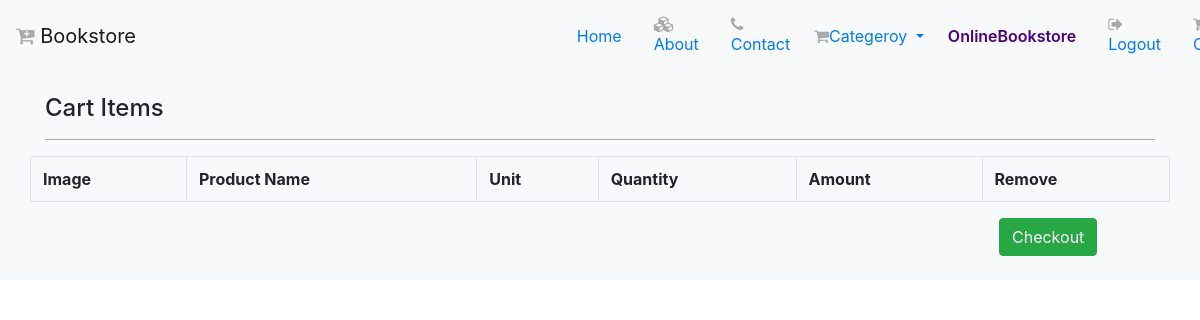
/cart/ (signed in), run on an earlier commit of the app's database.
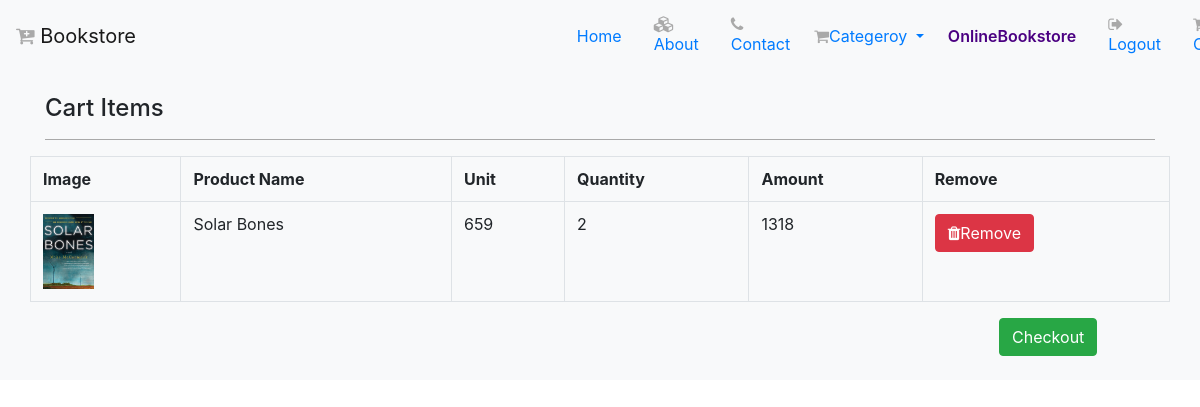
And on a later commit of the database.
### Booksapp/models.py (models this page shows, shortened)
class Cart(models.Model):
    user=models.ForeignKey(User,on_delete=models.CASCADE)
    product=models.ForeignKey(BooksProduct,on_delete=models.CASCADE)
    product_qty=models.IntegerField(null=False,blank=False)
    created=models.DateTimeField(auto_now_add=True)
    @property
    def total_cost(self):
      return self.product_qty * self.product.original_price

class BooksProduct(models.Model):
    categeroy=models.ForeignKey(Categeroy,on_delete=models.CASCADE)
    title=models.CharField(max_length=30)
    product_img=models.ImageField(upload_to='static/images')
    Quantity=models.IntegerField(null=False,blank=False )
    original_price=models.IntegerField(null=False,blank=False )
    description=models.TextField(max_length=500,null=False,blank=False)
    status=models.BooleanField(default=False,help_text="0-show,1-Hidden")
    latest=models.BooleanField(default=False,help_text="0-default,1-Trending")

### Booksapp/views.py (the view)
# urls.py: path('cart/',views.cart_page,name='cart'),
def cart_page(request):
    if request.user.is_authenticated:
        cart=Cart.objects.filter(user=request.user)
        amount=0;
        for x in cart:
            amount = amount + x.product.original_price * x.product_qty
        return render(request,"new/cart.html",{"status":True,"cart":cart,"amount":amount})
    else:
        messages.warning(request,"Your cart is empty")
        return render(request,"new/cart.html",{"error":True})

### templates/new/cart.html (shortened to what this page needs)
{% extends 'new/Main.html'%}
{% block content %}
{% if status %}
<section class="bg-light py-4" style="margin-top:70px">
    <div class="container">
    <div class="row">
        <div class="col-12">
            <h4 class="mb-3">Cart Items</h4>
            <hr style="border-color:darkgray">
        </div>
        <table class="table table-bordered">
            <tr>
                <th>Image</th>
                <th>Product Name</th>
                <th>Unit</th>
                <th>Quantity</th>
                <th>Amount</th>
                <th>Remove</th>
            </tr>
            {% for i in cart %}
            <tr>
                <form method="post" action="">
                <td><img src="/{{i.product.product_img}}" height="75px" alt="not"></td>
                <td>{{i.product.title}}</td>
                <td>{{i.product.original_price}}</td>
                <td class="qty1">{{i.product_qty}}</td>
                <td class="amt">{{i.total_cost}}</td>
                <td><a href="{% url 'remove_cart' i.id%}" onclick="return confirm('Are you sure to remove')" class="btn btn-danger" ><i class="fa fa-trash "></i>Remove</a></td>
                </form>
            </tr>
            {% endfor %}
        </table>
        <a href="{% url 'order' %}" class="btn btn-success" style="margin-left:85%">Checkout</a>
    </div>
    </div>
</section>
{% endif %}
{% endblock content%}

What changed in the data, as far as the page shows it:
added Cart: product.product_img (picture), product "Solar Bones", product.original_price "659", product_qty "2", total_cost "1318"
